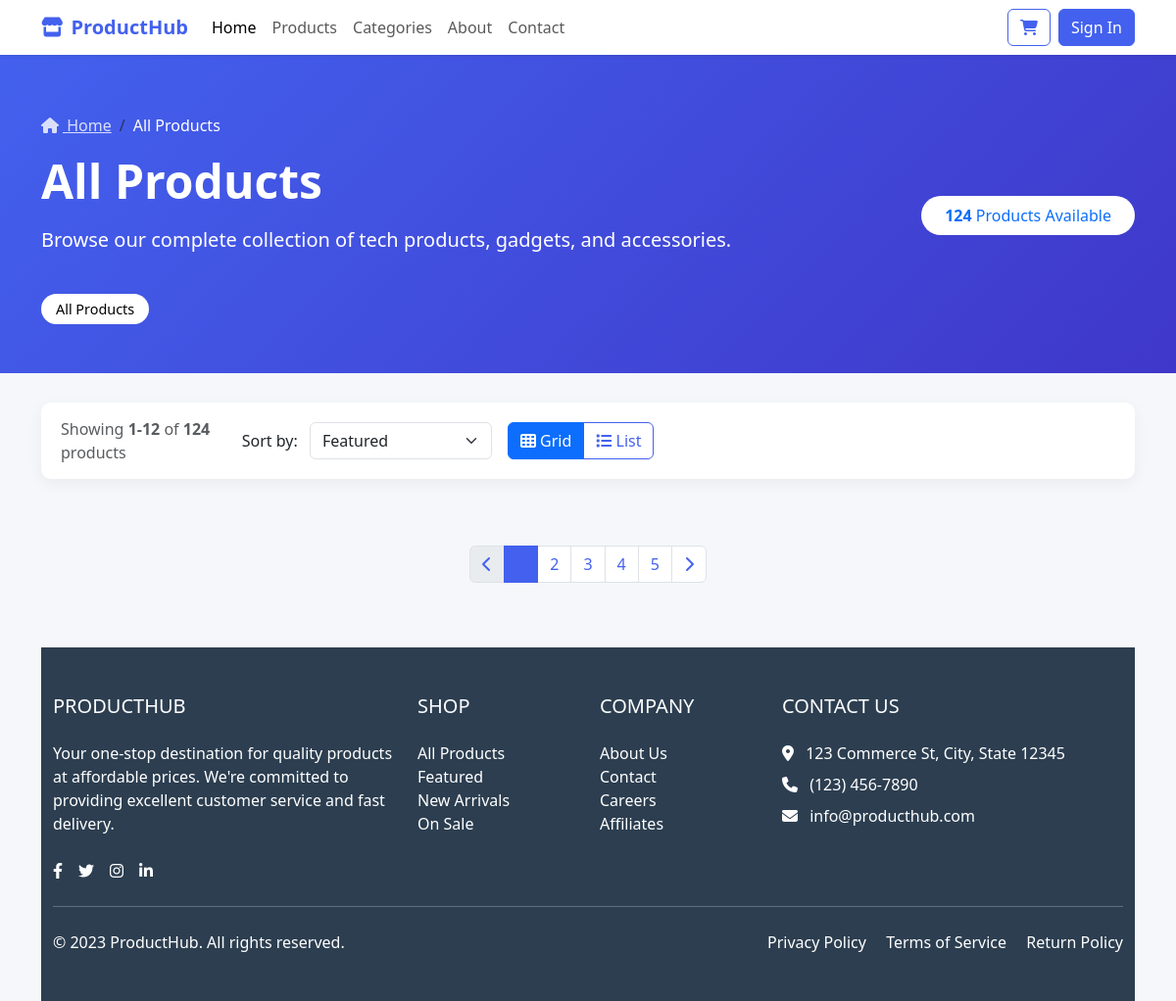
Page /store/allproducts/ on the earlier database version.
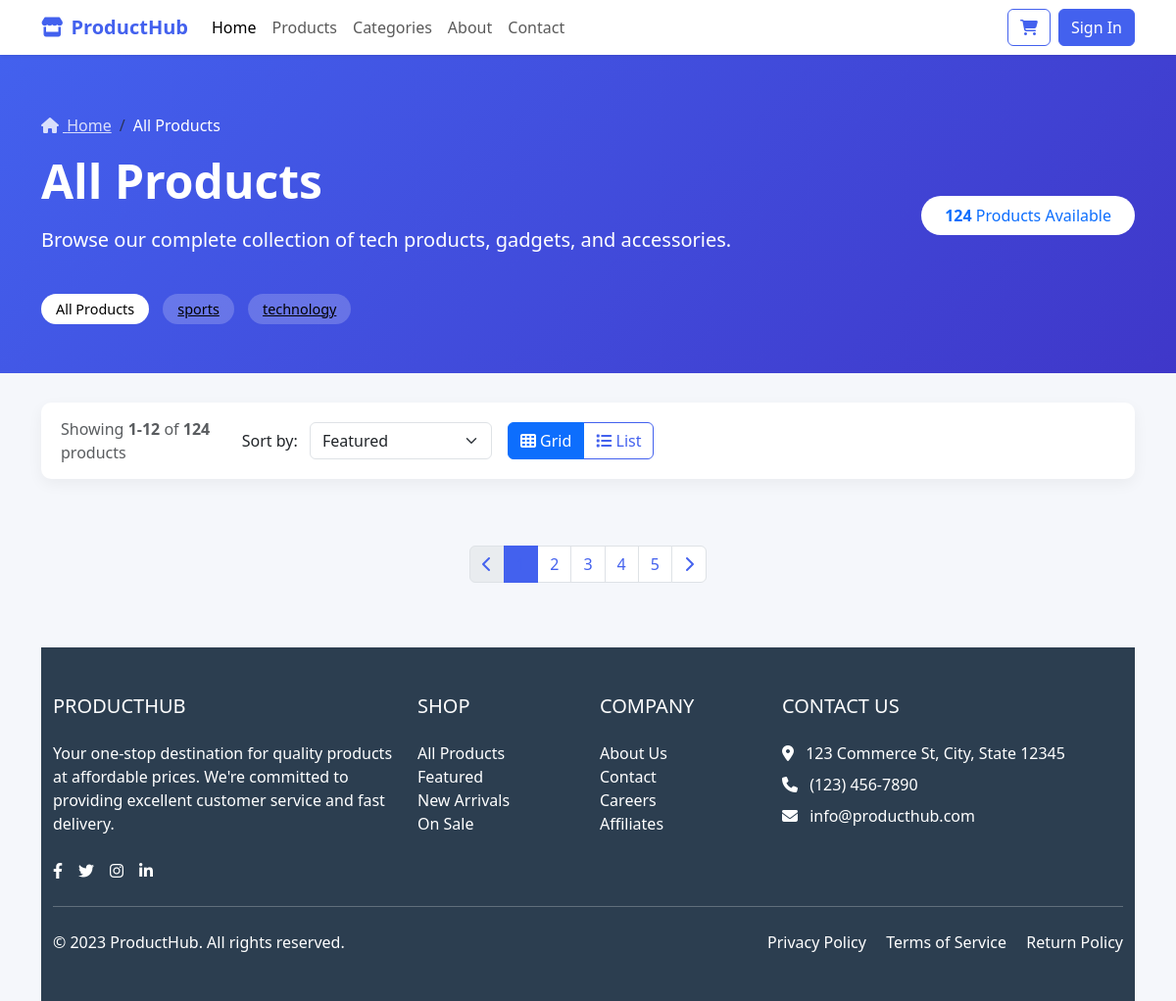
Same page on the later database version.
### Store/models.py (models this page shows, shortened)
class Category(models.Model):
    CategoryName = models.CharField(max_length=150)
    CategoryParent = models.ForeignKey(
        "self",
        on_delete=models.CASCADE,
        null=True,
        blank=True,
        related_name="child"
        )
    class Meta:
        verbose_name = "CategoryName"
        verbose_name_plural = 'Categories'
        unique_together = ('CategoryParent',)

### Store/views.py (the view)
# urls.py: path("allproducts/",views.AllProducts,name="All Products "),
def AllProducts(req):
    Products = Product.objects.all()
    category = Category.objects.all()
    return render(req,"allproducts.html",{"category":category})

### Store/templates/allproducts.html (shortened to what the changed rows need)
<!DOCTYPE html>
<html lang="en">
<head>
    <link href="https://cdn.jsdelivr.net/npm/bootstrap@5.3.0-alpha1/dist/css/bootstrap.min.css" rel="stylesheet">
    <link rel="stylesheet" href="https://cdnjs.cloudflare.com/ajax/libs/font-awesome/6.4.0/css/all.min.css">
</head>
<body>
    <section class="page-header">
        <div class="container">
            <div class="row align-items-center">
                <div class="col-md-8">
                    <h1 class="display-5 fw-bold mb-3">All Products</h1>
                </div>
            </div>
            <div class="mt-3">
                <span class="category-tag active" style="cursor: pointer; color: rgb(0, 0, 0);size: 2rem;">All Products</span>
                {% for cate in category%}
                <a value="{{ cate.CategoryName }}" class="category-tag a" style="cursor: pointer; color: rgb(0, 0, 0);size: 2rem;">{{ cate.CategoryName }}</a>
                {% endfor %}
            </div>
        </div>
    </section>
</body>
</html>

Differences in the rows shown:
added Category: CategoryName "sports"
added Category: CategoryName "technology"
